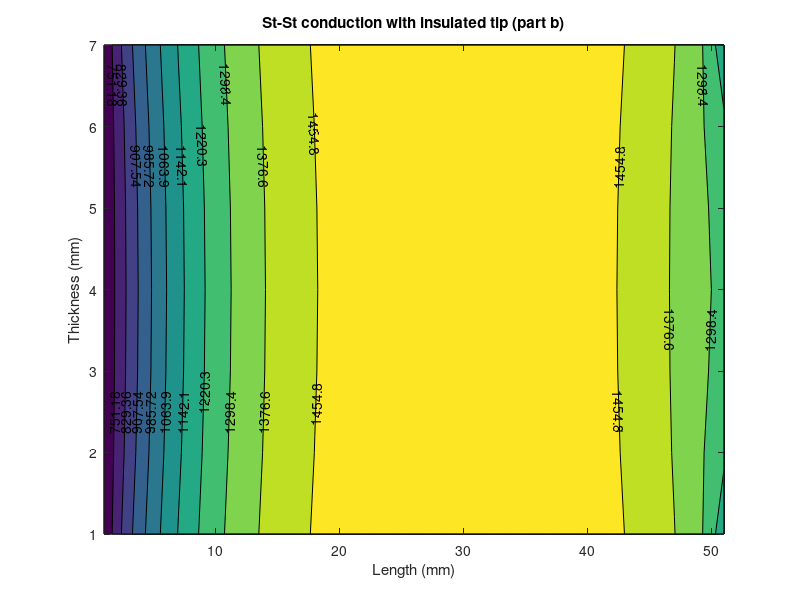

MATLAB code to generate this figure:
clearvars
clc

%info required
T_inf = 1600;
T_base = 673;
T_all_max = 1350;
h = 800;
k = 20;
n = 51;
m = 7;
leng = 0.05;

%assuming delta X = delta Y = 1mm
delta = leng/(n-1);

%calculating biot number to use in
%Gauss-Seidel iterations
Bi = h * delta / k;

%large enough counter for all iterations

%calculations will stop exaclly when we
%reach error critia
counter = 100000;

%can change error critia in here
error_critia = 0.01;

%setting the middle node of the fin to test
% if the error critia has been accomplished
mid_m = round(m/2);
mid_n = round(n/2);

T_initial = (T_base + T_inf)/2;

T = ones(m, n, counter).*T_initial;

%"i" counts vertically
%"j" counts horizontally

for e = 1:counter
    for i = 1:m
        for j = 1:n

            %node in the joint to the base
            if j == 1
                T(i, j, e+1) = T_base;
            
            %insulated tip of the fin
            elseif j == n && i ~= 1 && i ~= m
                T(i, j, e+1) = (T(i+1, j, e) + T(i-1, j, e) + (2 * T(i, j-1, e)))/4;

            %upper nodes with convection
            elseif i == 1 && j ~= 1 && j ~= n
                T(i, j, e+1) = (T(i+1, j , e) + ((T(i, j+1, e) + T(i, j-1, e)) / 2) + Bi * T_inf) / (2 + Bi);
            
            %lower nodes with convection
            elseif i == m && j ~= 1 && j ~= n
                T(i, j, e+1) = (T(i-1, j , e) + ((T(i, j+1, e) + T(i, j-1, e)) / 2) + Bi * T_inf) / (2 + Bi);
            

            %middle nodes
            elseif i ~= 1 && i ~= m
                if j ~= 1 && j ~= n
                    T(i, j, e+1) = (T(i+1, j, e) + T(i-1, j, e) + T(i, j+1, e) + T(i, j-1, e)) / 4;

                end
            end

        end
    end

    
    if e > 10 && T(mid_m, mid_n, e) - T(mid_m, mid_n, e-1) < error_critia
        %printing number of required iterations
        fprintf('number of iterations: %d ', e)
        break
    end
end


x = 1:m;
y = 1:n;

for i = 1:m
    for j = 1:n
        z(i, j) = T(i, j, e);
    end
end

contourf(y, x, z, 'ShowText','on')
xlabel('Length (mm)')
ylabel('Thickness (mm)')
title('St-St conduction with insulated tip (part b)')